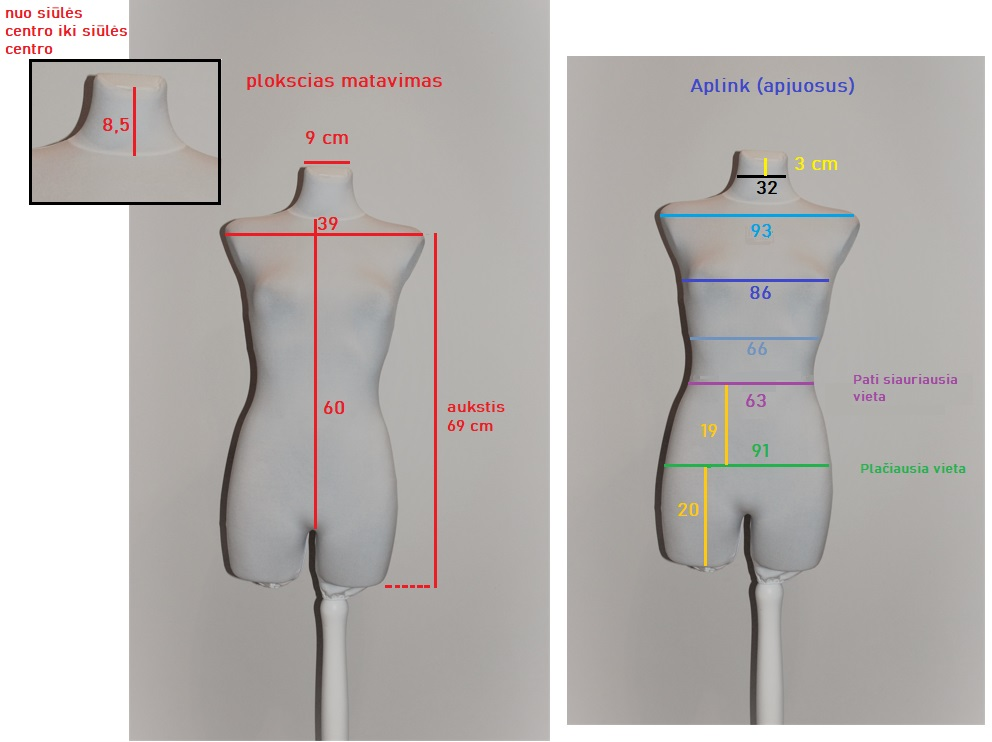
#> input picture dataset/manekeno matmenys.jpg, 992 x 742 px, given in place of DSC_2701.JPG, which was not available
$ jupyter execute contour.ipynb   (older library calls are emulated)
#> lines starting #> are read from the running program, lines starting #| are printed output that depends on the picture; after the words box and inside, x2 and y2 are one past the last pixel; in counts of white or black regions, pixels touching at a corner belong together; pictures that were not available may be replaced by others from this repository, and a replacement may not be noted
[cell 1]
from __future__ import print_function
import cv2 as cv
import numpy as np
import argparse
import random as rng
rng.seed(12345)

[cell 2]
def thresh_callback(val):
    threshold = val
    # Detect edges using Canny
    canny_output = cv.Canny(src_gray, threshold, threshold * 2)
    # Find contours
    _, contours, hierarchy = cv.findContours(canny_output, cv.RETR_TREE, cv.CHAIN_APPROX_SIMPLE)
    # Draw contours
    drawing = np.zeros((canny_output.shape[0], canny_output.shape[1], 3), dtype=np.uint8)
    for i in range(len(contours)):
        color = (rng.randint(0,256), rng.randint(0,256), rng.randint(0,256))
        cv.drawContours(drawing, contours, i, color, 2, cv.LINE_8, hierarchy, 0)
    # Show in a window
    cv.imshow('Contours', drawing)

[cell 3]
# Load source image
inputFile = "C:\\Users\\Eimantas\\Desktop\\Drabuziai\\foto 09_15\\foto 09_15\\DSC_2701.JPG"

src = cv.imread(inputFile)
#> src is the input picture: shape (742, 992, 3); mean B, G, R 179.5, 181.7, 185.6
if src is None:
    print('Could not open or find the image:', inputFile)
    exit(0)
# Convert image to gray and blur it
src_gray = cv.cvtColor(src, cv.COLOR_BGR2GRAY)
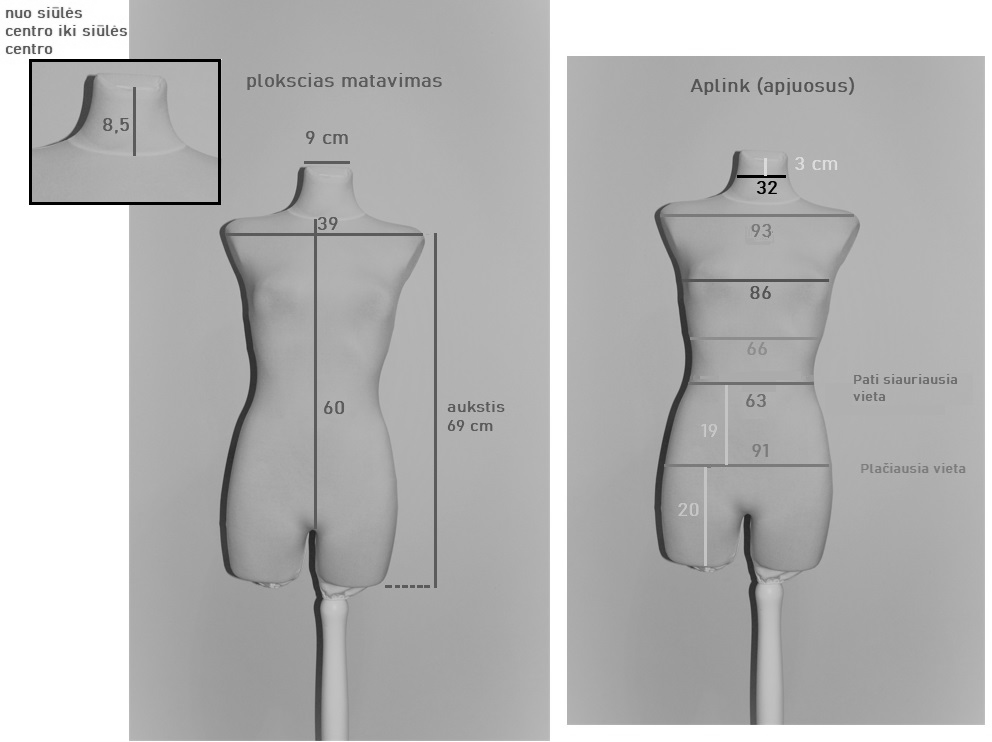
#> src_gray: shape (742, 992); min 0, max 255, mean 182.6
src_gray = cv.blur(src_gray, (3,3))
# Create Window
source_window = 'Source'
cv.namedWindow(source_window)
cv.imshow(source_window, src)
max_thresh = 255
thresh = 100 # initial threshold
cv.createTrackbar('Canny Thresh:', source_window, thresh, max_thresh, thresh_callback)
thresh_callback(thresh)
#> in thresh_callback, `canny_output = cv.Canny(src_gray, threshold, threshold * 2)`:
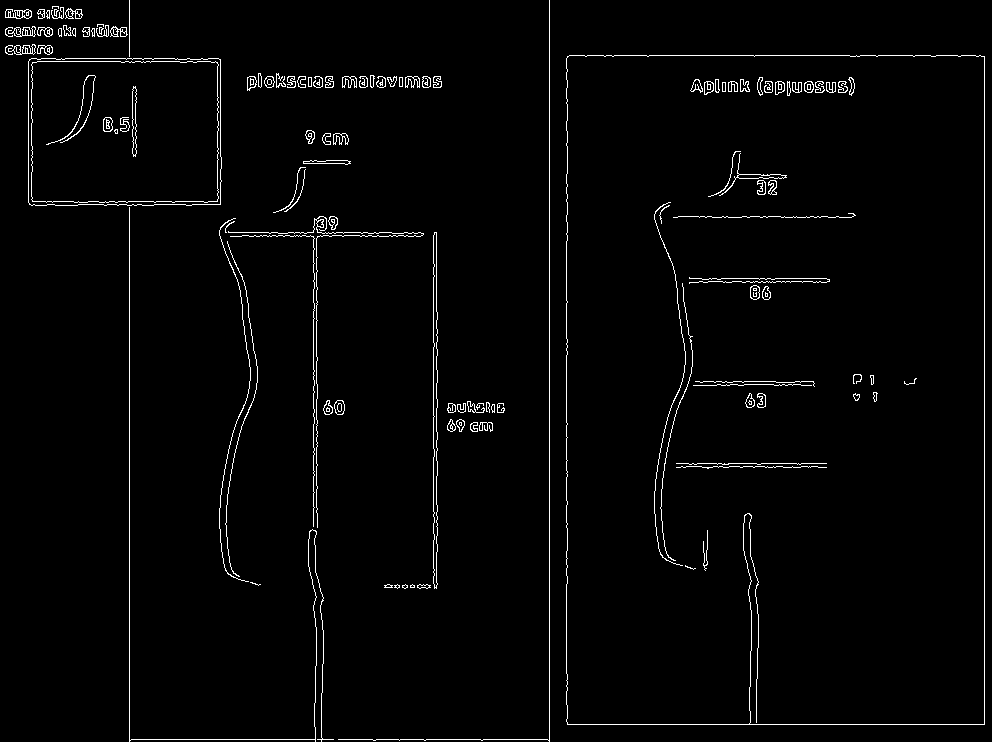
#> canny_output: shape (742, 992); 2.1% white in thin lines or dots
#> in thresh_callback, `_, contours, hierarchy = cv.findContours(canny_output, cv.RETR_TREE, c..`: contours = 278 contours, 110 with area under 20; largest, box (x1, y1, x2, y2) and area: (566, 55, 985, 725) 279399, (566, 55, 985, 725) 279390, (28, 58, 222, 206) 28062, (28, 58, 222, 206) 28060, (31, 61, 219, 203) 26020
#> the loop in thresh_callback, `for i in range(len(contours)):` made 278 passes
#> color on passes 1 to 3: (213, 5, 152), (188, 99, 138), (223, 82, 191)
#> after the loop in thresh_callback, `for i in range(len(contours)):`:
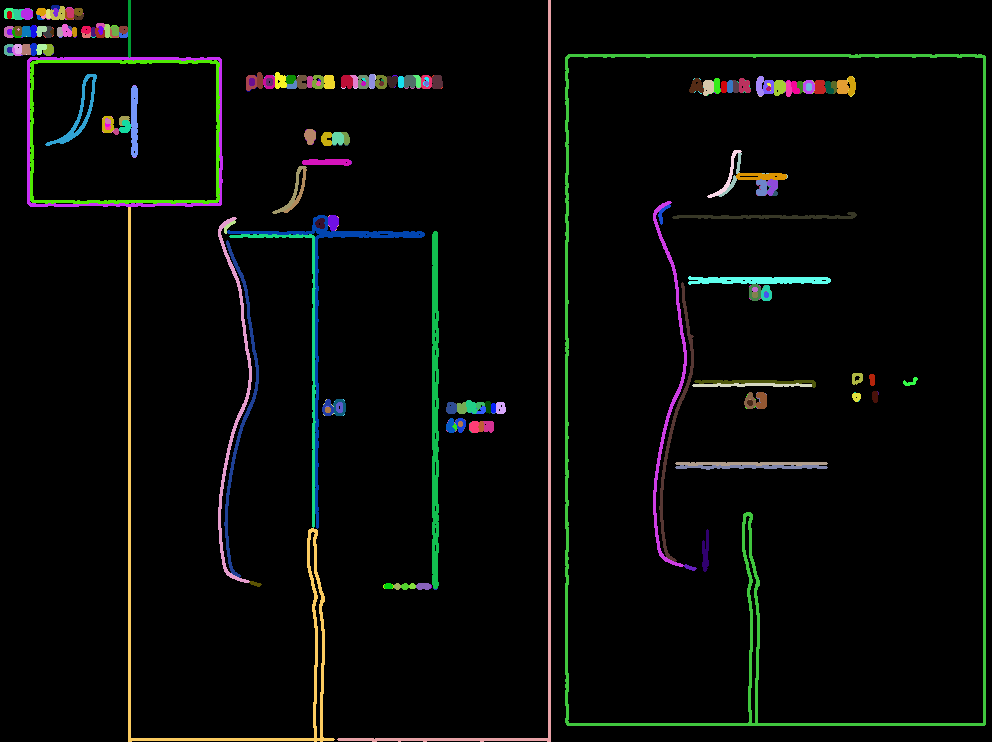
#> drawing: shape (742, 992, 3); mean of channels 0, 1, 2 7.6, 9.4, 7.8; drawn as B, G, R

$ run again, on dataset/matmenys.png
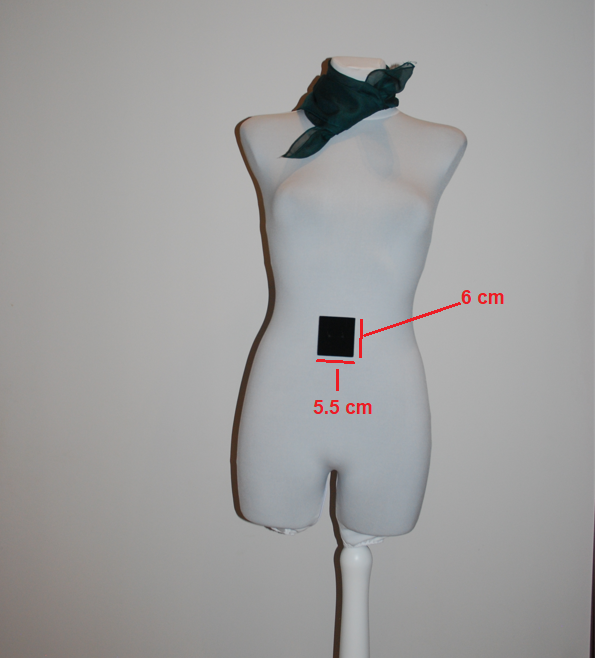
#> input picture dataset/matmenys.png, 595 x 661 px, given in place of DSC_2701.JPG, which was not available
#> src is the input picture: shape (661, 595, 3); mean B, G, R 157.9, 158, 158.5
#> in thresh_callback, `canny_output = cv.Canny(src_gray, threshold, threshold * 2)`:
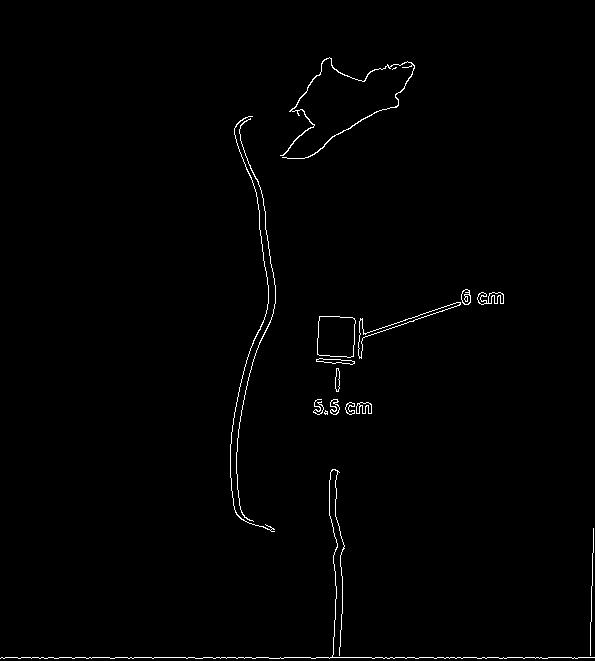
#> canny_output: shape (661, 595); 0.93% white in thin lines or dots
#> contours = 30 contours, 7 with area under 20; largest, box (x1, y1, x2, y2) and area: (317, 316, 356, 358) 1420, (317, 316, 356, 358) 1418, (358, 302, 461, 359) 450, (358, 302, 461, 358) 438, (477, 292, 504, 305) 174
#> the loop in thresh_callback, `for i in range(len(contours)):` made 30 passes
#> color on passes 1 to 8: (213, 5, 152), (188, 99, 138), (223, 82, 191), (63, 221, 133), (89, 95, 181), (46, 211, 85), (75, 105, 39), (97, 174, 164)
#> after the loop in thresh_callback, `for i in range(len(contours)):`:
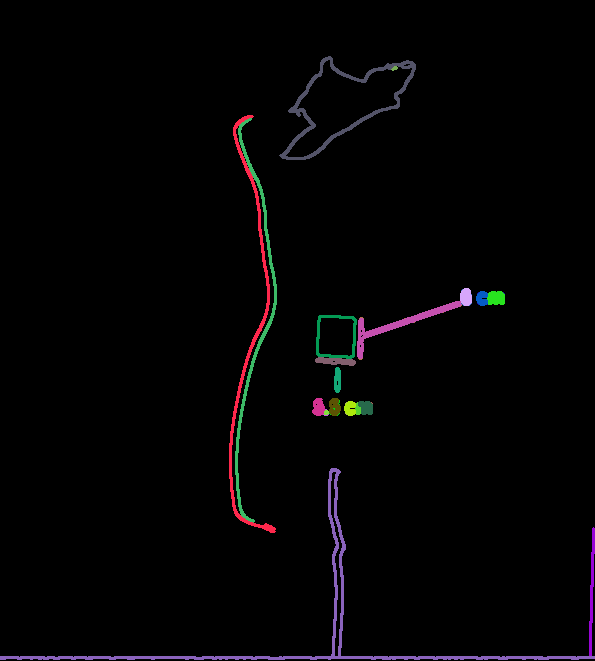
#> drawing: shape (661, 595, 3); mean of channels 0, 1, 2 3.8, 3, 3.8; drawn as B, G, R
